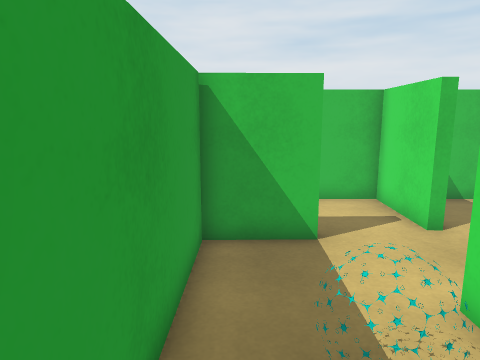
[1] (above)

23 first-person views from a walk through a Unity game level. The camera is 1.4 m above the floor, tilts 10° down and sees 70° across. The floor is counted in squares, 0.5 m on a side. Each view is taken from the middle of a square. On the plan, view 1 faces up. The plan holds only what a view shows up to about 20 squares ahead; the rest is blank. The player character is not drawn.

[2]
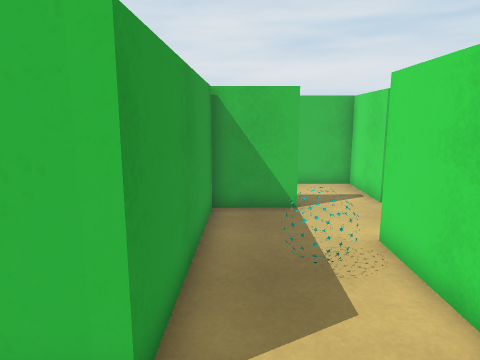

[3]
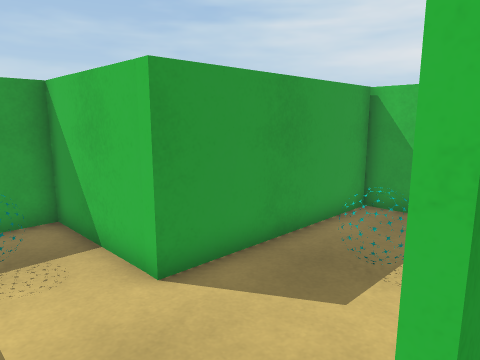

[4]
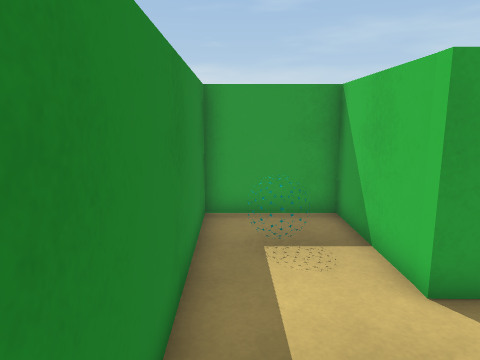

[5]
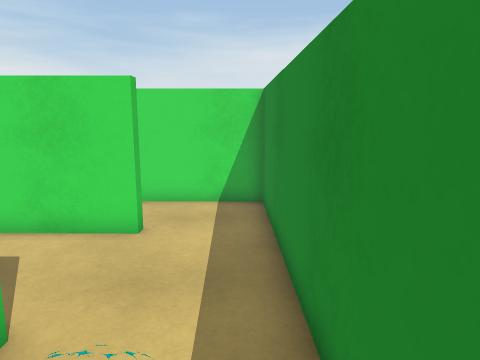

[6]
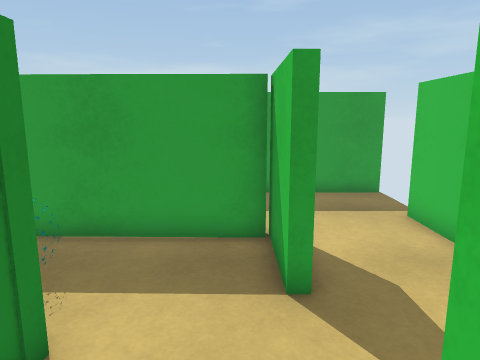

[7]
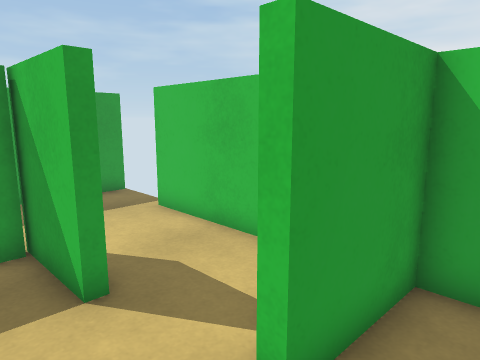

[8]
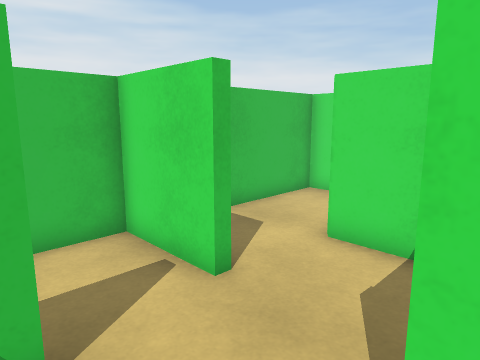

[9]
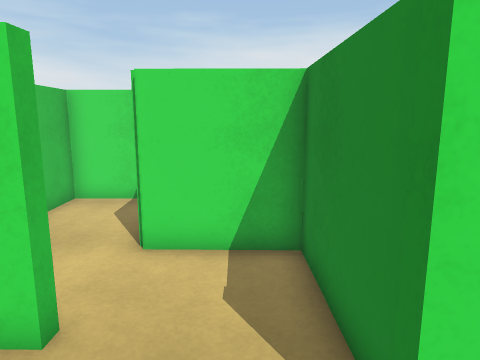

[10]
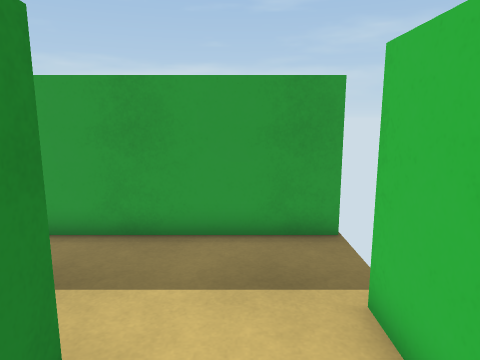

[11]
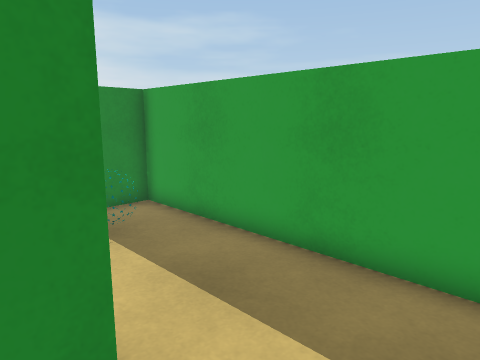

[12]
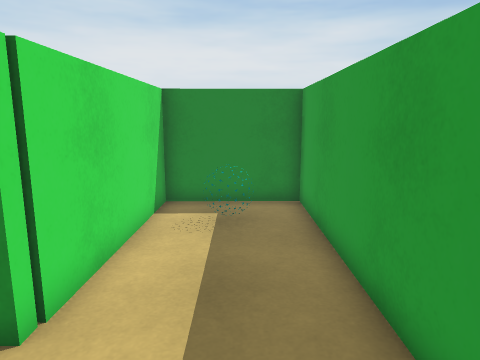

[13]
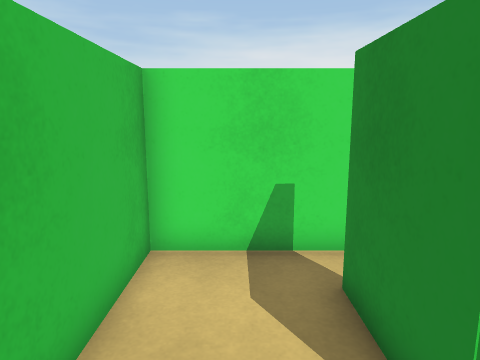

[14]
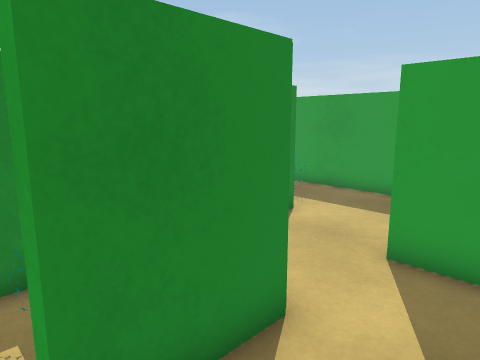

[15]
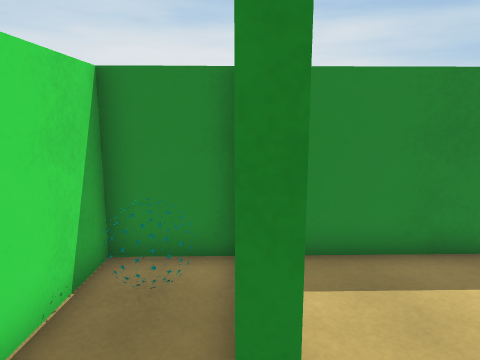

[16]
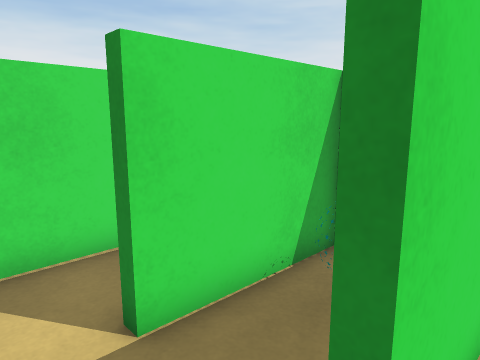

[17]
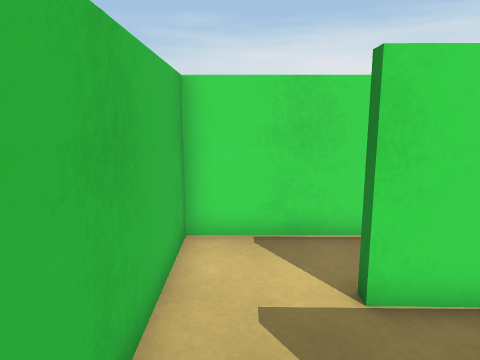

[18]
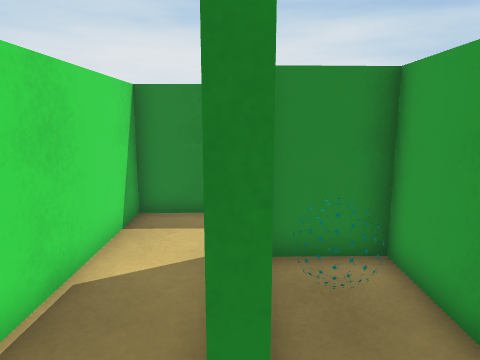

[19]
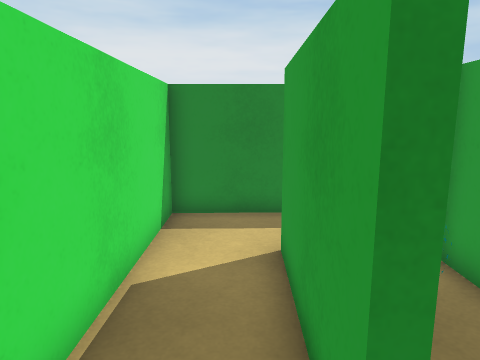

[20]
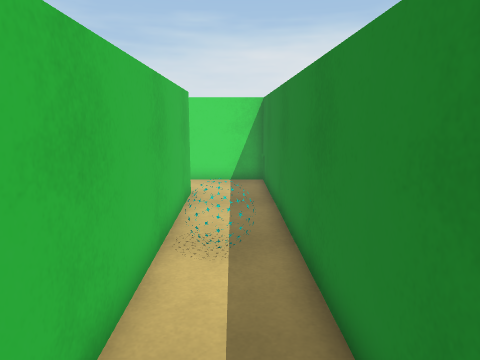

[21]
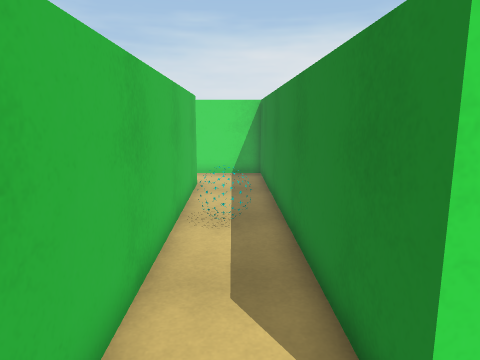

[22]
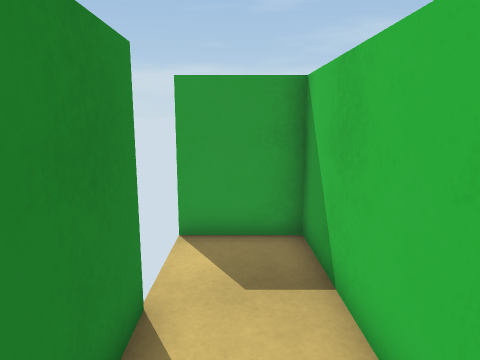

[23]
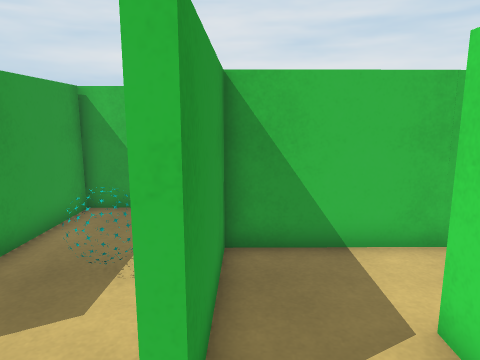

### Floor plan
Points are (right, up) in squares from view 1. A wall is a line through its corners. A room is listed if a view was taken in it or the views show most of it. See-through windows are left out.
Room 1 (views 1, 2, 5, 8, 9)
walls: (3.2, -0.5) (3.3, 4.6); (-0.9, 7.6) (-1, 0) (-6.1, -0.1) (-6.1, -4.1) (2.5, -3.9); (0.4, 7.8) (-1.3, 7.7)
ways out: opening at (3.5, -2) to room 2; opening at (2, 6.7) to room 4
objects: other object (-4, -2) to (-3, -2); other object (1, 3) to (2, 3)
Room 2 (views 3, 4, 23)
walls: (3.6, -0.5) (3.2, -0.5); (2.5, -3.9) (6.5, -3.8) (6.6, -0.6)
ways out: opening at (3.5, -2) to room 1; opening at (5.5, 0.5) to room 6
Room 3 (views 6, 7, 13, 14)
walls: (13.1, 8.6) (13.1, 11.9) (5.3, 11.9) (5.2, 8.4) (4.8, 8.4); (4.5, 4.6) (8.1, 4.7) (8.1, 8.2) (11.4, 8.3)
ways out: opening at (5, 7) to room 4; opening at (12, 8)
Room 4 (views 10, 11, 12)
walls: (1.8, 8.2) (1.8, 7.8) (0.4, 7.8); (3.3, 4.6) (4.5, 4.6); (-6.1, 12.5) (-6.1, 0.3) (-1.4, 0.4) (-1.3, 8.1) (-0.3, 8.1); (4.8, 8.4) (4.9, 11.9) (-2.9, 11.9)
ways out: opening at (2, 6.7) to room 1; opening at (5, 7) to room 3
objects: other object (-4, 3)
Room 5 (view 15)
walls: (7, -0.9) (6.9, -3.8) (9.7, -3.7) (9.8, 1.1); (6.6, 1.1) (7.1, 1.1); (9.4, 4.3) (6.4, 4.2)
ways out: opening at (7, 2.5) to room 6; opening at (10, 2.5) to room 7
objects: other object (8, -2) to (9, -2)
Room 6 (views 16, 17)
walls: (6.4, 4.2) (3.7, 4.2) (3.6, -0.5); (6.6, -0.6) (6.6, 1.1)
ways out: opening at (5.5, 0.5) to room 2; opening at (7, 2.5) to room 5
Room 7 (views 18, 19, 20, 21, 22)
walls: (9.8, 1.1) (10.2, 1.1) (10.1, -4.1) (-6.1, -4.5) (-6.1, -7.5); (-2.7, -7.4) (13.1, -7.1) (13.1, 4.3) (9.4, 4.3)
ways out: opening at (10, 2.5) to room 5
objects: other object (4, -6) to (4, -5)

Positions as (right, up) in squares from view 1, and headings:
1: (0, 0), facing up
2: (0, -3), facing up
3: (4, -3), facing up-left
4: (4, -3), facing left
5: (-5, -3), facing right
6: (7, 7), facing left
7: (7, 6), facing up-left
8: (1, 4), facing up-right
9: (1, 6), facing right
10: (2, 10), facing left
11: (0, 11), facing down-left
12: (-4, 12), facing down
13: (6, 10), facing right
14: (12, 11), facing down-left
15: (7, 3), facing down
16: (6, 3), facing down-right
17: (5, 3), facing right
18: (10, 3), facing down
19: (11, 3), facing down
20: (-3, -6), facing right
21: (-5, -6), facing right
22: (2, -6), facing left
23: (4, -3), facing up
